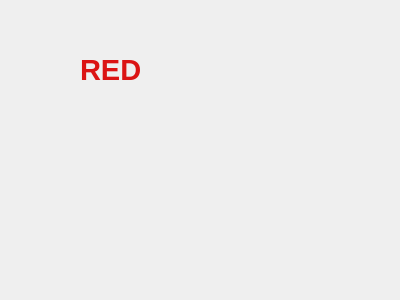
<?xml version="1.0" encoding="UTF-8"?>
<ui version="4.0">
 <class>MainWindow</class>
 <widget class="QMainWindow" name="MainWindow">
  <property name="geometry">
   <rect>
    <x>0</x>
    <y>0</y>
    <width>400</width>
    <height>300</height>
   </rect>
  </property>
  <property name="windowTitle">
   <string>MainWindow</string>
  </property>
  <widget class="QWidget" name="centralWidget">
   <widget class="QLabel" name="label">
    <property name="geometry">
     <rect>
      <x>80</x>
      <y>40</y>
      <width>271</width>
      <height>61</height>
     </rect>
    </property>
    <property name="text">
     <string>&lt;html&gt;&lt;head/&gt;&lt;body&gt;&lt;p&gt;&lt;span style=&quot; font-size:22pt; font-weight:600; color:#db1414;&quot;&gt;RED&lt;/span&gt;&lt;/p&gt;&lt;/body&gt;&lt;/html&gt;</string>
    </property>
   </widget>
  </widget>
 </widget>
 <layoutdefault spacing="6" margin="11"/>
 <resources/>
 <connections/>
</ui>
